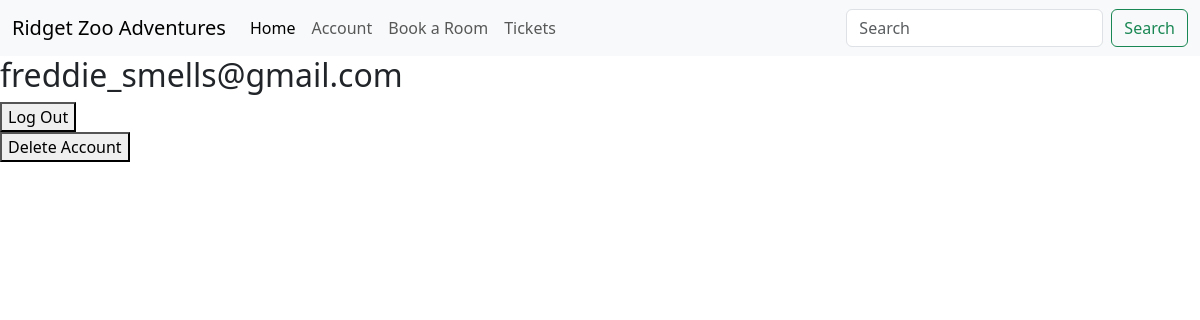
Page /account (signed in) on the earlier database version.
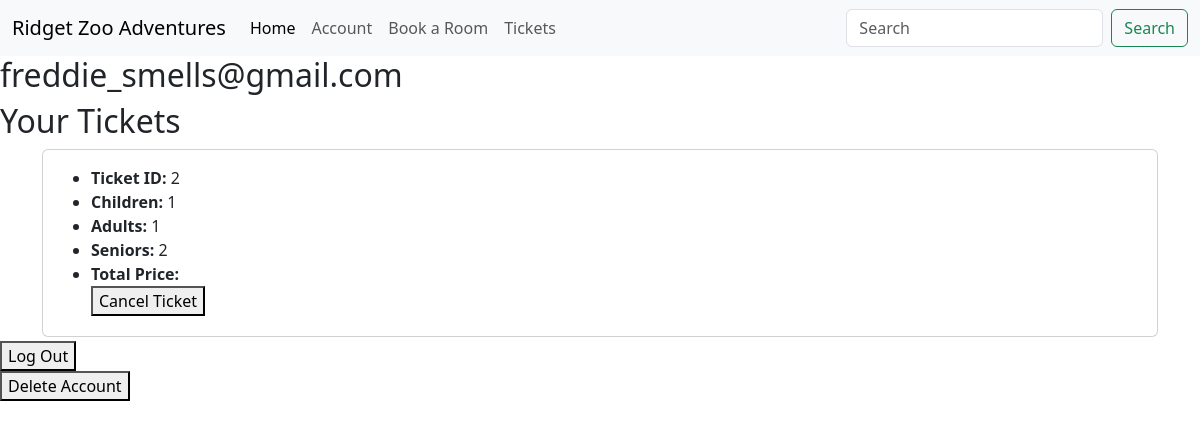
Same page on the later database version.
### database.py (models this page shows, shortened)
class User(db.Model, UserMixin):
    user_id = db.Column(db.Integer, primary_key=True)
    email = db.Column(db.String(120), unique=True, nullable=False)
    password = db.Column(db.String(128), nullable=False)
    send_email = db.Column(db.Boolean, default=True)
    is_admin = db.Column(db.Boolean, default=False)

class tickets(db.Model):
    ticket_id = db.Column(db.Integer, primary_key=True)
    user_id = db.Column(db.Integer, db.ForeignKey('user.user_id'), nullable=False)
    children = db.Column(db.Integer, nullable=False)
    adults = db.Column(db.Integer, nullable=False)
    seniors = db.Column(db.Integer, nullable=False)
    is_used = db.Column(db.Boolean, default=False)
    child_price = db.Column(db.Float, nullable=False)
    adult_price = db.Column(db.Float, nullable=False)
    senior_price = db.Column(db.Float, nullable=False)

### routes.py (the view)
@routes_blueprint.route('/account')
@login_required
def account():
    email = current_user.email
    user_bookings = hotel_bookings.query.filter_by(user_id=current_user.user_id).all()
    user_tickets = tickets.query.filter_by(user_id=current_user.user_id).all()
    return render_template('account.html', bookings=user_bookings, email=email, tickets=user_tickets)

### mock.py (called while the page is built)
@login_manager.user_loader
def load_user(user_id):
    return User.query.get(int(user_id))

### templates/account.html (shortened to what this page needs)
{% extends "base.html" %}
{% block content %}
<h2>{{ email }}</h2>
{% if tickets %}
<h2>Your Tickets</h2>
{% for ticket in tickets %}
<div class="container mt-1">
    <div class="card mb-1">
        <div class="card-body">
            <ul class="mb-1">
                <form action="{{ url_for('routes.cancel_ticket') }}" method="POST">
                <li><strong>Ticket ID:</strong> {{ ticket.ticket_id }}</li>
                <li><strong>Children:</strong> {{ ticket.children }}</li>
                <li><strong>Adults:</strong> {{ ticket.adults }}</li>
                <li><strong>Seniors:</strong> {{ ticket.seniors }}</li>
                <li><strong>Total Price:</strong> {{ ticket.total_price }}</li>
                <button type="submit">Cancel Ticket</button>
                </form>
            </ul>
        </div>
    </div>
</div>
{% endfor %}
{% endif %}
<form action="{{ url_for('routes.logout') }}" method="POST">
    <button type="submit">Log Out</button>
</form>
<form action="{{ url_for('routes.delete_account') }}" method="POST">
    <button type="submit">Delete Account</button>
</form>
{% endblock %}

### templates/base.html (shortened to what this page needs)
{% from 'bootstrap5/form.html' import render_form %}
<!DOCTYPE html>
<html lang="en">
<head>
    {{ bootstrap.load_css() }}
</head>
<body>
<nav class="navbar navbar-expand-lg navbar-light bg-light">
  <div class="container-fluid">
    <a class="navbar-brand" href="/">Ridget Zoo Adventures</a>
    <div class="collapse navbar-collapse" id="navbarSupportedContent">
      <ul class="navbar-nav me-auto mb-2 mb-lg-0">
        <li class="nav-item">
          <a class="nav-link active" aria-current="page" href="/">Home</a>
        </li>
        <li class="nav-item">
          <a class="nav-link" href="/account">Account</a>
        </li>
        <li class="nav-item">
          <a class="nav-link" href="/Roomsearch">Book a Room</a>
        </li>
        <li class="nav-item">
          <a class="nav-link" href="/tickets">Tickets</a>
        </li>
      </ul>
      <form class="d-flex">
        <input class="form-control me-2" type="search" placeholder="Search" aria-label="Search">
        <button class="btn btn-outline-success" type="submit">Search</button>
      </form>
    </div>
  </div>
</nav>
{% block content %}{% endblock %}
</body>
</html>

Differences in the rows shown:
added tickets: ticket_id "2", children "1", adults "1", seniors "2"
Other differences:
text now shown: "Your Tickets"
